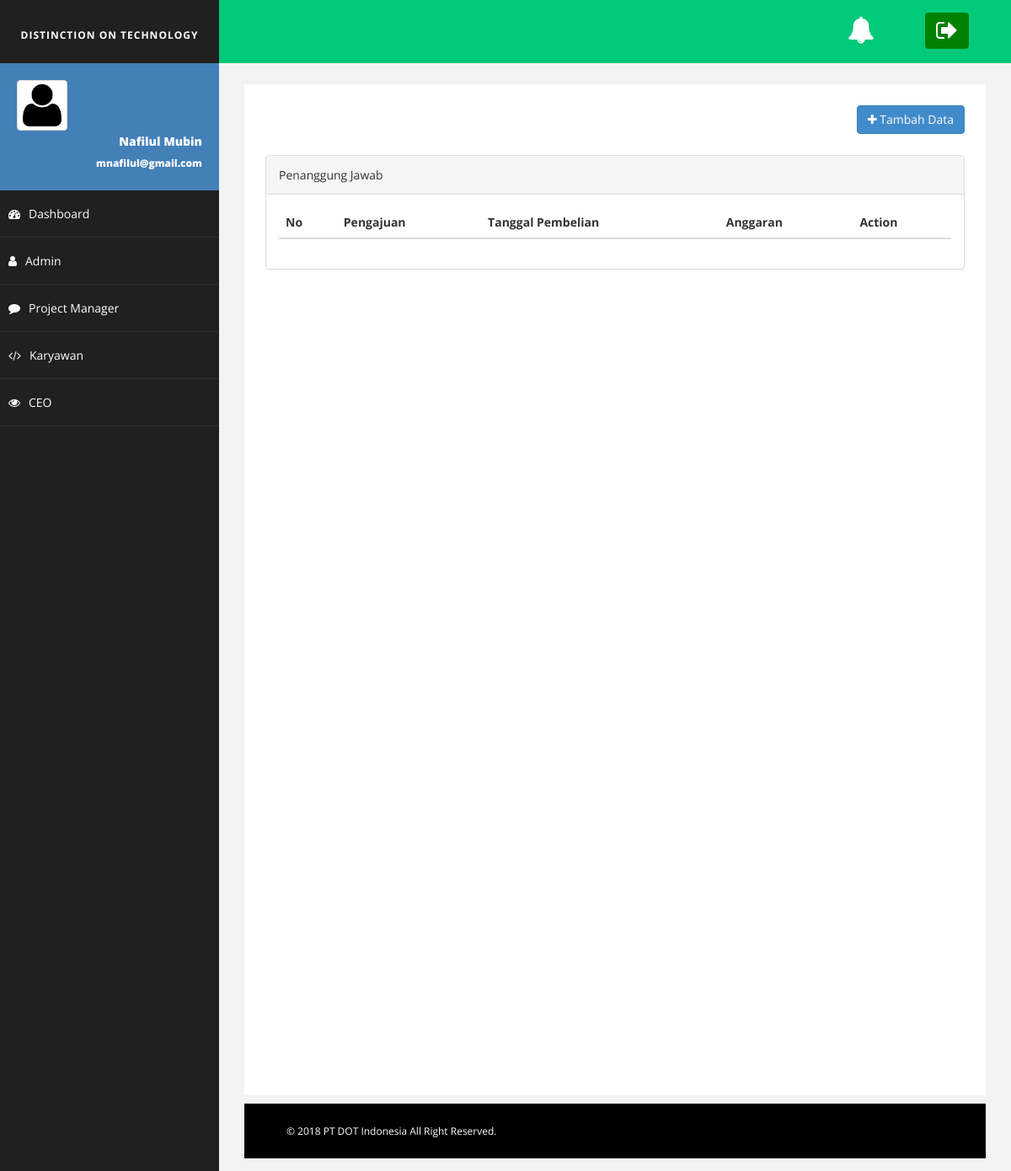
Before: /?page=pembeli_indexuser with the older database file.
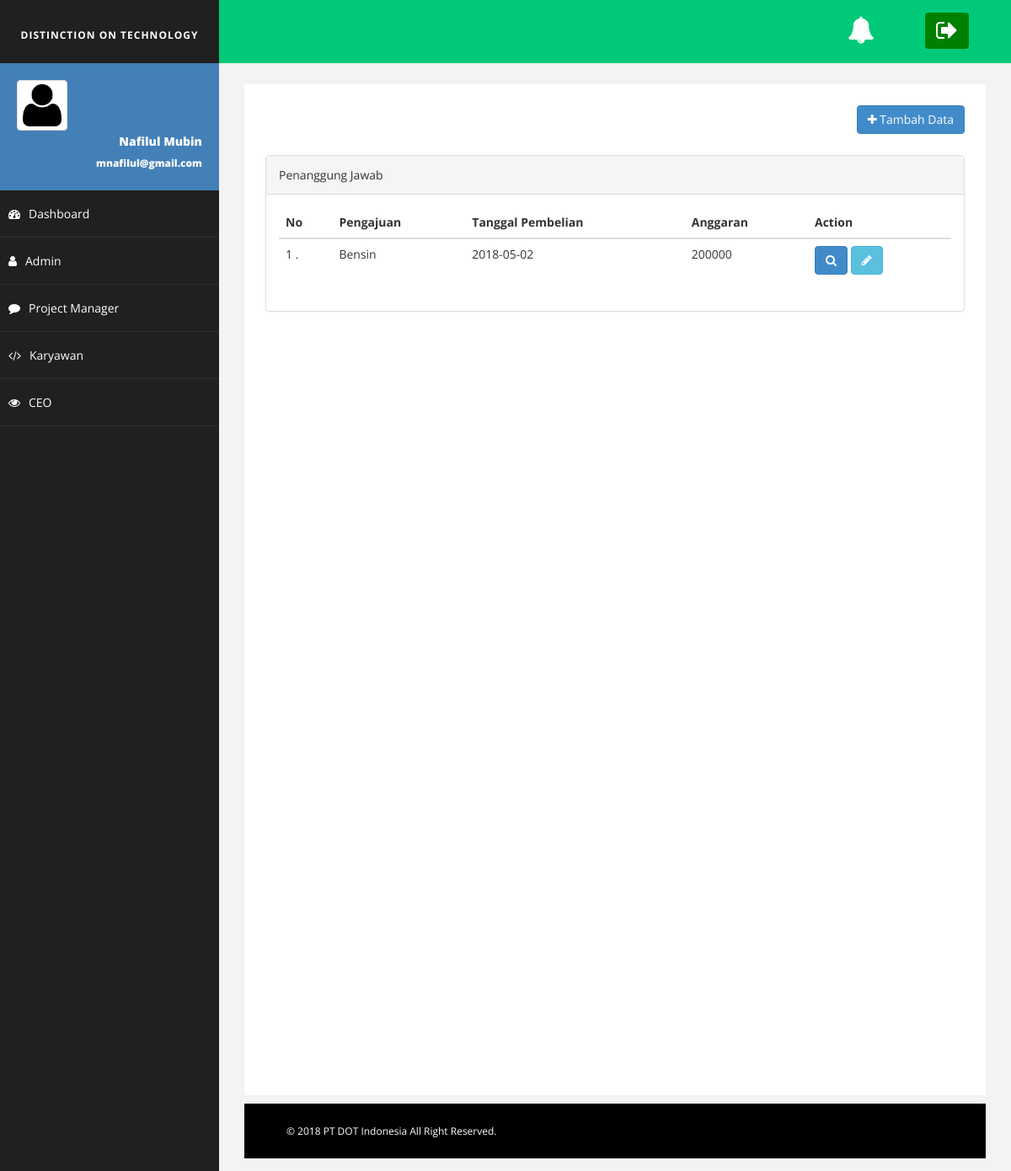
After: the same page with the newer database file.
### tables this page shows
CREATE TABLE `pembeli` (
  `id_pembeli` varchar(20) NOT NULL,
  `id_pengajuan` varchar(20) NOT NULL,
  `id_karyawan` varchar(20) NOT NULL,
  `tgl_beli` date NOT NULL,
  `anggaran` int(20) NOT NULL,
  `attachment` varchar(250) NOT NULL
);

CREATE TABLE `pengajuan` (
  `id_pengajuan` varchar(20) NOT NULL,
  `id_karyawan` varchar(20) NOT NULL,
  `id_rab` varchar(20) NOT NULL,
  `nama_pengajuan` varchar(25) NOT NULL,
  `biaya` int(20) NOT NULL,
  `alasan` varchar(50) NOT NULL,
  `tgl_pengajuan` date NOT NULL,
  `status_pengajuan` varchar(25) NOT NULL
);

### index.php (called while the page is built, shortened)
<?php
include 'header.php';
include 'content.php';
include 'footer.php';
?>

### View/pembeli_indexuser.php (the view, shortened to what this page needs)
   <div class="col-md-12" style="margin-top:15px;">
    <a href="?page=pembeli_createuser">
      <button class="btn btn-primary pull-right"><i class="fa fa-plus"></i> Tambah Data</button>
    </a>
  </div>
  <div class="col-md-12" style="margin-top: 5px;">
   <div class="panel panel-default margin-top-niken">
    <div class="panel-heading">
      Penanggung Jawab
    </div>
    <div class="panel-body">
      <div class="table-responsive">
        <table class="table">
          <thead>
            <tr>
             <th>No</th>
             <th>Pengajuan</th>
             <th>Tanggal Pembelian</th>
             <th>Anggaran</th>
             <th>Action</th>
           </tr>
         </thead>
         <tbody>
          <?php
          $no = 1;
          $result = mysqli_query($koneksi, "SELECT pembeli.*, pengajuan.nama_pengajuan, karyawan.nama_karyawan FROM pembeli join pengajuan on pengajuan.id_pengajuan = pembeli.id_pengajuan join karyawan on karyawan.id_karyawan=pembeli.id_karyawan  ");
          while($user_data = mysqli_fetch_array($result)) {
            ?>
            <tr>
              <td><?php echo $no++?> .</td>
              <td><?php echo $user_data['nama_pengajuan'] ?></td>
              <td><?php echo $user_data['tgl_beli'] ?></td>
              <td><?php echo $user_data['anggaran'] ?></td>
              <td>
                <a href="?page=pembeli_detailuser&id=<?php echo $user_data['id_pembeli'];?>">
                  <button class="btn btn-primary"><i class="fa fa-search"></i></button>
                </a>
                <a href="?page=pembeli_edituser&id=<?php echo $user_data['id_pembeli'];?>">
                  <button class="btn btn-info"><i class="fa fa-pencil"></i></button>
                </a>
              </td>
            </tr>
            <?php } ?>
          </tbody>
        </table>
      </div>
    </div>
  </div>
</div>

Changed rows visible on the page:
added pembeli: id_pengajuan.nama_pengajuan "Bensin", tgl_beli "2018-05-02", anggaran "200000"
